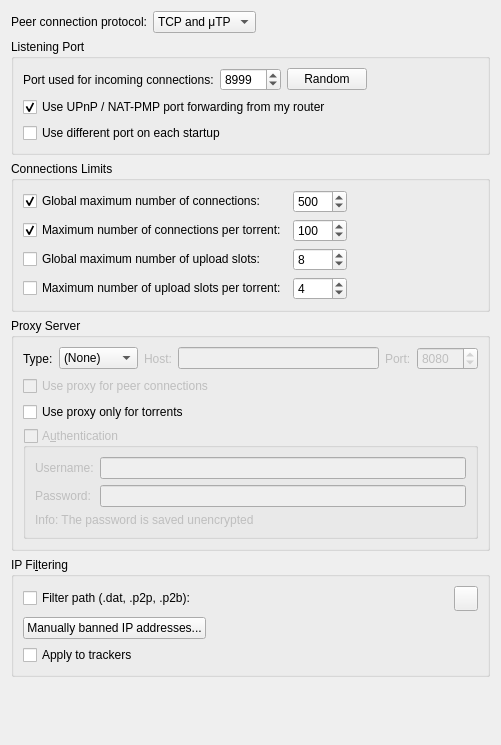
          <widget class="QWidget" name="scrollAreaWidgetContents_3">
           <property name="geometry">
            <rect>
             <x>0</x>
             <y>0</y>
             <width>501</width>
             <height>745</height>
            </rect>
           </property>
           <layout class="QVBoxLayout" name="verticalLayout_20">
            <item>
             <layout class="QHBoxLayout" name="horizontalLayout_12">
              <item>
               <widget class="QLabel" name="label_24">
                <property name="text">
                 <string>Peer connection protocol:</string>
                </property>
               </widget>
              </item>
              <item>
               <widget class="QComboBox" name="comboProtocol">
                <item>
                 <property name="text">
                  <string>TCP and μTP</string>
                 </property>
                </item>
                <item>
                 <property name="text">
                  <string notr="true">TCP</string>
                 </property>
                </item>
                <item>
                 <property name="text">
                  <string notr="true">μTP</string>
                 </property>
                </item>
               </widget>
              </item>
              <item>
               <spacer name="horizontalSpacer_23">
                <property name="orientation">
                 <enum>Qt::Horizontal</enum>
                </property>
                <property name="sizeHint" stdset="0">
                 <size>
                  <width>40</width>
                  <height>20</height>
                 </size>
                </property>
               </spacer>
              </item>
             </layout>
            </item>
            <item>
             <widget class="QGroupBox" name="ListeningPortBox">
              <property name="title">
               <string>Listening Port</string>
              </property>
              <layout class="QVBoxLayout" name="listeningPortLayout">
               <item>
                <layout class="QHBoxLayout" name="listeningPortLayout2">
                 <item>
                  <widget class="QLabel" name="lbl_ports">
                   <property name="text">
                    <string>Port used for incoming connections:</string>
                   </property>
                  </widget>
                 </item>
                 <item>
                  <widget class="QSpinBox" name="spinPort">
                   <property name="minimum">
                    <number>1</number>
                   </property>
                   <property name="maximum">
                    <number>65535</number>
                   </property>
                   <property name="value">
                    <number>8999</number>
                   </property>
                  </widget>
                 </item>
                 <item>
                  <widget class="QPushButton" name="randomButton">
                   <property name="text">
                    <string>Random</string>
                   </property>
                  </widget>
                 </item>
                 <item>
                  <spacer name="horizontalSpacer_4">
                   <property name="orientation">
                    <enum>Qt::Horizontal</enum>
                   </property>
                   <property name="sizeHint" stdset="0">
                    <size>
                     <width>40</width>
                     <height>20</height>
                    </size>
                   </property>
                  </spacer>
                 </item>
                </layout>
               </item>
               <item>
                <widget class="QCheckBox" name="checkUPnP">
                 <property name="text">
                  <string>Use UPnP / NAT-PMP port forwarding from my router</string>
                 </property>
                 <property name="checked">
                  <bool>true</bool>
                 </property>
                </widget>
               </item>
               <item>
                <widget class="QCheckBox" name="checkRandomPort">
                 <property name="text">
                  <string>Use different port on each startup</string>
                 </property>
                </widget>
               </item>
              </layout>
             </widget>
            </item>
            <item>
             <widget class="QGroupBox" name="nbConnecBox">
              <property name="title">
               <string>Connections Limits</string>
              </property>
              <layout class="QGridLayout" name="gridLayout">
               <item row="3" column="1">
                <widget class="QSpinBox" name="spinMaxUploadsPerTorrent">
                 <property name="maximum">
                  <number>500</number>
                 </property>
                 <property name="value">
                  <number>4</number>
                 </property>
                </widget>
               </item>
               <item row="1" column="0">
                <widget class="QCheckBox" name="checkMaxConnecsPerTorrent">
                 <property name="text">
                  <string>Maximum number of connections per torrent:</string>
                 </property>
                 <property name="checked">
                  <bool>true</bool>
                 </property>
                </widget>
               </item>
               <item row="0" column="0">
                <widget class="QCheckBox" name="checkMaxConnecs">
                 <property name="text">
                  <string>Global maximum number of connections:</string>
                 </property>
                 <property name="checked">
                  <bool>true</bool>
                 </property>
                </widget>
               </item>
               <item row="0" column="1">
                <widget class="QSpinBox" name="spinMaxConnec">
                 <property name="enabled">
                  <bool>true</bool>
                 </property>
                 <property name="minimum">
                  <number>2</number>
                 </property>
                 <property name="maximum">
                  <number>2000</number>
                 </property>
                 <property name="value">
                  <number>500</number>
                 </property>
                </widget>
               </item>
               <item row="1" column="1">
                <widget class="QSpinBox" name="spinMaxConnecPerTorrent">
                 <property name="minimum">
                  <number>2</number>
                 </property>
                 <property name="maximum">
                  <number>2000</number>
                 </property>
                 <property name="value">
                  <number>100</number>
                 </property>
                </widget>
               </item>
               <item row="3" column="0">
                <widget class="QCheckBox" name="checkMaxUploadsPerTorrent">
                 <property name="text">
                  <string>Maximum number of upload slots per torrent:</string>
                 </property>
                 <property name="checked">
                  <bool>false</bool>
                 </property>
                </widget>
               </item>
               <item row="2" column="0">
                <widget class="QCheckBox" name="checkMaxUploads">
                 <property name="text">
                  <string>Global maximum number of upload slots:</string>
                 </property>
                 <property name="checked">
                  <bool>false</bool>
                 </property>
                </widget>
               </item>
               <item row="2" column="1">
                <widget class="QSpinBox" name="spinMaxUploads">
                 <property name="maximum">
                  <number>2000</number>
                 </property>
                 <property name="value">
                  <number>8</number>
                 </property>
                </widget>
               </item>
               <item row="0" column="2">
                <spacer name="horizontalSpacer_3">
                 <property name="orientation">
                  <enum>Qt::Horizontal</enum>
                 </property>
                 <property name="sizeHint" stdset="0">
                  <size>
                   <width>40</width>
                   <height>20</height>
                  </size>
                 </property>
                </spacer>
               </item>
              </layout>
             </widget>
            </item>
            <item>
             <widget class="QGroupBox" name="groupProxy">
              <property name="enabled">
               <bool>true</bool>
              </property>
              <property name="title">
               <string>Proxy Server</string>
              </property>
              <layout class="QVBoxLayout" name="verticalLayout_29">
               <item>
                <layout class="QHBoxLayout" name="proxyTypeLayout">
                 <item>
                  <widget class="QLabel" name="ProxyType_lbl">
                   <property name="text">
                    <string>Type:</string>
                   </property>
                  </widget>
                 </item>
                 <item>
                  <widget class="QComboBox" name="comboProxyType">
                   <item>
                    <property name="text">
                     <string>(None)</string>
                    </property>
                   </item>
                   <item>
                    <property name="text">
                     <string>SOCKS4</string>
                    </property>
                   </item>
                   <item>
                    <property name="text">
                     <string>SOCKS5</string>
                    </property>
                   </item>
                   <item>
                    <property name="text">
                     <string>HTTP</string>
                    </property>
                   </item>
                  </widget>
                 </item>
                 <item>
                  <widget class="QLabel" name="lblProxyIP">
                   <property name="enabled">
                    <bool>false</bool>
                   </property>
                   <property name="text">
                    <string>Host:</string>
                   </property>
                  </widget>
                 </item>
                 <item>
                  <widget class="QLineEdit" name="textProxyIP">
                   <property name="enabled">
                    <bool>false</bool>
                   </property>
                   <property name="text">
                    <string/>
                   </property>
                  </widget>
                 </item>
                 <item>
                  <widget class="QLabel" name="lblProxyPort">
                   <property name="enabled">
                    <bool>false</bool>
                   </property>
                   <property name="text">
                    <string>Port:</string>
                   </property>
                  </widget>
                 </item>
                 <item>
                  <widget class="QSpinBox" name="spinProxyPort">
                   <property name="enabled">
                    <bool>false</bool>
                   </property>
                   <property name="minimum">
                    <number>1</number>
                   </property>
                   <property name="maximum">
                    <number>65535</number>
                   </property>
                   <property name="value">
                    <number>8080</number>
                   </property>
                  </widget>
                 </item>
                </layout>
               </item>
               <item>
                <widget class="QCheckBox" name="checkProxyPeerConnecs">
                 <property name="enabled">
                  <bool>false</bool>
                 </property>
                 <property name="toolTip">
                  <string>Otherwise, the proxy server is only used for tracker connections</string>
                 </property>
                 <property name="text">
                  <string>Use proxy for peer connections</string>
                 </property>
                </widget>
               </item>
               <item>
                <widget class="QCheckBox" name="isProxyOnlyForTorrents">
                 <property name="toolTip">
                  <string>RSS feeds, search engine, software updates or anything else other than torrent transfers and related operations (such as peer exchanges) will use a direct connection</string>
                 </property>
                 <property name="text">
                  <string>Use proxy only for torrents</string>
                 </property>
                 <property name="checked">
                  <bool>false</bool>
                 </property>
                </widget>
               </item>
               <item>
                <widget class="QGroupBox" name="checkProxyAuth">
                 <property name="enabled">
                  <bool>false</bool>
                 </property>
                 <property name="title">
                  <string>A&amp;uthentication</string>
                 </property>
                 <property name="checkable">
                  <bool>true</bool>
                 </property>
                 <property name="checked">
                  <bool>false</bool>
                 </property>
                 <layout class="QVBoxLayout" name="verticalLayout_24">
                  <item>
                   <layout class="QGridLayout" name="gridLayout_12">
                    <item row="0" column="0">
                     <widget class="QLabel" name="lblProxyUsername">
                      <property name="text">
                       <string>Username:</string>
                      </property>
                     </widget>
                    </item>
                    <item row="0" column="1">
                     <widget class="QLineEdit" name="textProxyUsername"/>
                    </item>
                    <item row="1" column="0">
                     <widget class="QLabel" name="lblProxyPassword">
                      <property name="text">
                       <string>Password:</string>
                      </property>
                     </widget>
                    </item>
                    <item row="1" column="1">
                     <widget class="QLineEdit" name="textProxyPassword">
                      <property name="echoMode">
                       <enum>QLineEdit::Password</enum>
                      </property>
                     </widget>
                    </item>
                   </layout>
                  </item>
                  <item>
                   <widget class="QLabel" name="label_23">
                    <property name="text">
                     <string>Info: The password is saved unencrypted</string>
                    </property>
                   </widget>
                  </item>
                 </layout>
                </widget>
               </item>
              </layout>
             </widget>
            </item>
            <item>
             <widget class="QGroupBox" name="groupIPFilter">
              <property name="title">
               <string>IP Fi&amp;ltering</string>
              </property>
              <layout class="QVBoxLayout" name="verticalLayout_17">
               <item>
                <layout class="QHBoxLayout" name="horizontalLayout_11">
                 <item>
                  <widget class="QCheckBox" name="checkIPFilter">
                   <property name="text">
                    <string>Filter path (.dat, .p2p, .p2b):</string>
                   </property>
                  </widget>
                 </item>
                 <item>
                  <widget class="FileSystemPathLineEdit" name="textFilterPath" native="true"/>
                 </item>
                 <item>
                  <widget class="QToolButton" name="IpFilterRefreshBtn">
                   <property name="minimumSize">
                    <size>
                     <width>0</width>
                     <height>25</height>
                    </size>
                   </property>
                   <property name="toolTip">
                    <string>Reload the filter</string>
                   </property>
                  </widget>
                 </item>
                </layout>
               </item>
               <item>
                <widget class="QPushButton" name="banListButton">
                 <property name="sizePolicy">
                  <sizepolicy hsizetype="Fixed" vsizetype="Fixed">
                   <horstretch>0</horstretch>
                   <verstretch>0</verstretch>
                  </sizepolicy>
                 </property>
                 <property name="text">
                  <string>Manually banned IP addresses...</string>
                 </property>
                </widget>
               </item>
               <item>
                <widget class="QCheckBox" name="checkIpFilterTrackers">
                 <property name="text">
                  <string>Apply to trackers</string>
                 </property>
                </widget>
               </item>
              </layout>
             </widget>
            </item>
            <item>
             <spacer name="verticalSpacer_3">
              <property name="orientation">
               <enum>Qt::Vertical</enum>
              </property>
              <property name="sizeHint" stdset="0">
               <size>
                <width>20</width>
                <height>40</height>
               </size>
              </property>
             </spacer>
            </item>
           </layout>
          </widget>
